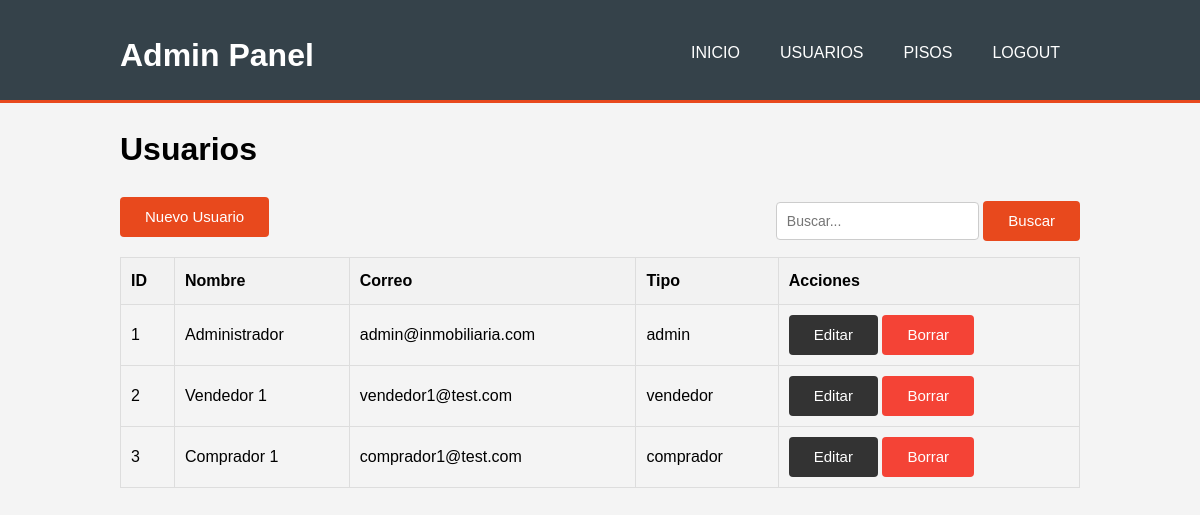
/admin/users.php (signed in), run on the app's committed database.
### tables this page shows
CREATE TABLE usuario (
    usuario_id int(5) NOT NULL AUTO_INCREMENT,
    nombres varchar(35) NOT NULL,
    correo varchar(100) NOT NULL UNIQUE,
    clave varchar(255) NOT NULL,
    tipo_usuario varchar(20) NOT NULL,  
    PRIMARY KEY (usuario_id)
);

### admin/users.php (the view, shortened to what this page needs)
<?php
require_once '../config/db.php';
$search = isset($_GET['search']) ? $_GET['search'] : '';
$sql = "SELECT * FROM usuario WHERE nombres LIKE :search OR correo LIKE :search";
$stmt = $pdo->prepare($sql);
$stmt->execute(['search' => "%$search%"]);
$users = $stmt->fetchAll(PDO::FETCH_ASSOC);
?>
<!DOCTYPE html>
<html lang="es">
<head>
    <link rel="stylesheet" href="../css/style.css">
</head>
<body>
    <header>
        <div class="container">
            <div id="branding"><h1>Admin Panel</h1></div>
            <nav><ul>
                <li><a href="index.php">Inicio</a></li>
                <li><a href="users.php">Usuarios</a></li>
                <li><a href="pisos.php">Pisos</a></li>
                <li><a href="../logout.php">Logout</a></li>
            </ul></nav>
        </div>
    </header>
    <div class="container">
        <h1>Usuarios</h1>
        <div style="margin-bottom: 20px;">
            <a href="user_form.php" class="button">Nuevo Usuario</a>
            <form action="users.php" method="GET" style="display:inline; float:right;">
                <input type="text" name="search" placeholder="Buscar..." value="<?php echo htmlspecialchars($search); ?>" style="width: auto; display: inline;">
                <button type="submit" class="button">Buscar</button>
            </form>
        </div>
        <table>
            <thead>
                <tr>
                    <th>ID</th>
                    <th>Nombre</th>
                    <th>Correo</th>
                    <th>Tipo</th>
                    <th>Acciones</th>
                </tr>
            </thead>
            <tbody>
                <?php foreach ($users as $user): ?>
                <tr>
                    <td><?php echo $user['usuario_id']; ?></td>
                    <td><?php echo htmlspecialchars($user['nombres']); ?></td>
                    <td><?php echo htmlspecialchars($user['correo']); ?></td>
                    <td><?php echo htmlspecialchars($user['tipo_usuario']); ?></td>
                    <td>
                        <a href="user_form.php?id=<?php echo $user['usuario_id']; ?>" class="button" style="background:#333;">Editar</a>
                        <form method="POST" style="display:inline;" onsubmit="return confirm('¿Seguro?');">
                            <button type="submit" class="button" style="background:#f44336;">Borrar</button>
                        </form>
                    </td>
                </tr>
                <?php endforeach; ?>
            </tbody>
        </table>
    </div>
</body>
</html>

### css/style.css (style rules this page uses)
body { font-family: Arial, sans-serif; line-height: 1.6; margin: 0; padding: 0; background-color: #f4f4f4; }
header { background: #35424a; color: #ffffff; padding-top: 30px; min-height: 70px; border-bottom: #e8491d 3px solid; }
header a { color: #ffffff; text-decoration: none; text-transform: uppercase; font-size: 16px; }
header ul { margin: 0; padding: 0; }
header li { float: left; display: inline; padding: 0 20px 0 20px; }
header #branding { float: left; }
header #branding h1 { margin: 0; }
header nav { float: right; margin-top: 10px; }
.container { width: 80%; margin: auto; overflow: hidden; }
.button { height: 38px; background: #e8491d; border: 0; padding-left: 20px; padding-right: 20px; color: #ffffff; }
form input[type="text"], form input[type="email"], form input[type="password"], form input[type="number"], form select, form textarea, form input[type="file"] { width: 100%; padding: 10px; margin-top: 5px; border: 1px solid #ccc; border-radius: 4px; box-sizing: border-box; font-size: 14px; }
.button { height: 40px; background: #e8491d; border: 0; padding: 0 25px; color: #ffffff; border-radius: 4px; cursor: pointer; font-size: 15px; transition: background 0.3s ease; display: inline-block; line-height: 40px; text-decoration: none; }
table { width: 100%; border-collapse: collapse; margin-top: 20px; }
table, th, td { border: 1px solid #ddd; }
th, td { padding: 10px; text-align: left; }
th { background-color: #f2f2f2; }

### data on the page
usuario: usuario_id "1", nombres "Administrador", correo "admin@inmobiliaria.com", tipo_usuario "admin"
usuario: usuario_id "2", nombres "Vendedor 1", correo "vendedor1@test.com", tipo_usuario "vendedor"
usuario: usuario_id "3", nombres "Comprador 1", correo "comprador1@test.com", tipo_usuario "comprador"
